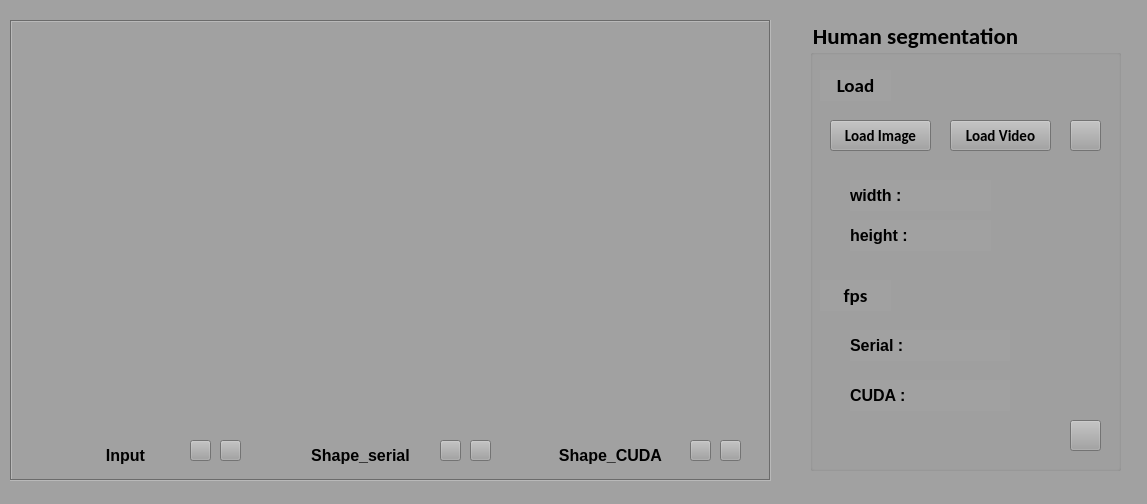
<?xml version="1.0" encoding="UTF-8"?>
<ui version="4.0">
 <class>HumanSegmentation1Class</class>
 <widget class="QMainWindow" name="HumanSegmentation1Class">
  <property name="geometry">
   <rect>
    <x>0</x>
    <y>0</y>
    <width>1147</width>
    <height>504</height>
   </rect>
  </property>
  <property name="windowTitle">
   <string>HumanSegmentation1</string>
  </property>
  <property name="styleSheet">
   <string notr="true">background-color: rgb(161, 161, 161);</string>
  </property>
  <widget class="QWidget" name="centralWidget">
   <widget class="QLabel" name="label_input">
    <property name="geometry">
     <rect>
      <x>30</x>
      <y>40</y>
      <width>216</width>
      <height>384</height>
     </rect>
    </property>
    <property name="styleSheet">
     <string notr="true">background-color: rgb(161, 161, 161);</string>
    </property>
    <property name="text">
     <string/>
    </property>
    <property name="alignment">
     <set>Qt::AlignCenter</set>
    </property>
   </widget>
   <widget class="QGroupBox" name="groupBox">
    <property name="geometry">
     <rect>
      <x>810</x>
      <y>20</y>
      <width>311</width>
      <height>451</height>
     </rect>
    </property>
    <property name="font">
     <font>
      <family>Calibri</family>
      <pointsize>17</pointsize>
      <weight>75</weight>
      <bold>true</bold>
     </font>
    </property>
    <property name="title">
     <string>Human segmentation</string>
    </property>
    <widget class="QLabel" name="label_9">
     <property name="geometry">
      <rect>
       <x>10</x>
       <y>50</y>
       <width>71</width>
       <height>31</height>
      </rect>
     </property>
     <property name="font">
      <font>
       <family>Calibri</family>
       <pointsize>12</pointsize>
       <weight>50</weight>
       <bold>false</bold>
      </font>
     </property>
     <property name="text">
      <string>&lt;html&gt;&lt;head/&gt;&lt;body&gt;&lt;p align=&quot;center&quot;&gt;&lt;span style=&quot; font-size:14pt; font-weight:600;&quot;&gt;Load&lt;/span&gt;&lt;/p&gt;&lt;/body&gt;&lt;/html&gt;</string>
     </property>
    </widget>
    <widget class="QLabel" name="label_ser_2">
     <property name="geometry">
      <rect>
       <x>40</x>
       <y>160</y>
       <width>101</width>
       <height>31</height>
      </rect>
     </property>
     <property name="layoutDirection">
      <enum>Qt::RightToLeft</enum>
     </property>
     <property name="text">
      <string>&lt;html&gt;&lt;head/&gt;&lt;body&gt;&lt;p&gt;&lt;span style=&quot; font-size:12pt; font-weight:600;&quot;&gt;width  :&lt;/span&gt;&lt;/p&gt;&lt;/body&gt;&lt;/html&gt;</string>
     </property>
    </widget>
    <widget class="QLabel" name="label_ser_3">
     <property name="geometry">
      <rect>
       <x>40</x>
       <y>200</y>
       <width>101</width>
       <height>31</height>
      </rect>
     </property>
     <property name="text">
      <string>&lt;html&gt;&lt;head/&gt;&lt;body&gt;&lt;p&gt;&lt;span style=&quot; font-size:12pt; font-weight:600;&quot;&gt;height :&lt;/span&gt;&lt;/p&gt;&lt;/body&gt;&lt;/html&gt;</string>
     </property>
    </widget>
    <widget class="QPushButton" name="pushButton_info">
     <property name="geometry">
      <rect>
       <x>260</x>
       <y>400</y>
       <width>31</width>
       <height>31</height>
      </rect>
     </property>
     <property name="font">
      <font>
       <pointsize>11</pointsize>
       <weight>75</weight>
       <bold>true</bold>
      </font>
     </property>
     <property name="text">
      <string/>
     </property>
    </widget>
    <widget class="QTextBrowser" name="textBrowser_h">
     <property name="geometry">
      <rect>
       <x>130</x>
       <y>200</y>
       <width>51</width>
       <height>31</height>
      </rect>
     </property>
     <property name="font">
      <font>
       <pointsize>12</pointsize>
       <weight>75</weight>
       <bold>true</bold>
      </font>
     </property>
     <property name="layoutDirection">
      <enum>Qt::RightToLeft</enum>
     </property>
     <property name="frameShape">
      <enum>QFrame::NoFrame</enum>
     </property>
    </widget>
    <widget class="QTextBrowser" name="textBrowser_w">
     <property name="geometry">
      <rect>
       <x>130</x>
       <y>160</y>
       <width>51</width>
       <height>31</height>
      </rect>
     </property>
     <property name="font">
      <font>
       <pointsize>12</pointsize>
       <weight>75</weight>
       <bold>true</bold>
      </font>
     </property>
     <property name="layoutDirection">
      <enum>Qt::RightToLeft</enum>
     </property>
     <property name="frameShape">
      <enum>QFrame::NoFrame</enum>
     </property>
     <property name="lineWidth">
      <number>0</number>
     </property>
    </widget>
    <widget class="QPushButton" name="pushButton">
     <property name="geometry">
      <rect>
       <x>20</x>
       <y>100</y>
       <width>101</width>
       <height>31</height>
      </rect>
     </property>
     <property name="font">
      <font>
       <family>Calibri</family>
       <pointsize>11</pointsize>
       <weight>75</weight>
       <bold>true</bold>
      </font>
     </property>
     <property name="text">
      <string>Load Image</string>
     </property>
    </widget>
    <widget class="QPushButton" name="pushButton_2">
     <property name="geometry">
      <rect>
       <x>140</x>
       <y>100</y>
       <width>101</width>
       <height>31</height>
      </rect>
     </property>
     <property name="font">
      <font>
       <family>Calibri</family>
       <pointsize>11</pointsize>
       <weight>75</weight>
       <bold>true</bold>
      </font>
     </property>
     <property name="text">
      <string>Load Video</string>
     </property>
    </widget>
    <widget class="QPushButton" name="pause">
     <property name="geometry">
      <rect>
       <x>260</x>
       <y>100</y>
       <width>31</width>
       <height>31</height>
      </rect>
     </property>
     <property name="text">
      <string/>
     </property>
    </widget>
    <widget class="QLabel" name="label_10">
     <property name="geometry">
      <rect>
       <x>10</x>
       <y>260</y>
       <width>71</width>
       <height>31</height>
      </rect>
     </property>
     <property name="font">
      <font>
       <family>Calibri</family>
       <pointsize>12</pointsize>
       <weight>50</weight>
       <bold>false</bold>
      </font>
     </property>
     <property name="text">
      <string>&lt;html&gt;&lt;head/&gt;&lt;body&gt;&lt;p align=&quot;center&quot;&gt;&lt;span style=&quot; font-size:14pt; font-weight:600;&quot;&gt;fps&lt;/span&gt;&lt;/p&gt;&lt;/body&gt;&lt;/html&gt;</string>
     </property>
    </widget>
    <widget class="QTextBrowser" name="textBrowser_fps_s">
     <property name="geometry">
      <rect>
       <x>130</x>
       <y>310</y>
       <width>70</width>
       <height>31</height>
      </rect>
     </property>
     <property name="font">
      <font>
       <family>Calibri</family>
       <pointsize>12</pointsize>
       <weight>50</weight>
       <bold>false</bold>
      </font>
     </property>
     <property name="layoutDirection">
      <enum>Qt::RightToLeft</enum>
     </property>
     <property name="frameShape">
      <enum>QFrame::NoFrame</enum>
     </property>
     <property name="lineWidth">
      <number>0</number>
     </property>
    </widget>
    <widget class="QTextBrowser" name="textBrowser_fps_c">
     <property name="geometry">
      <rect>
       <x>130</x>
       <y>360</y>
       <width>70</width>
       <height>31</height>
      </rect>
     </property>
     <property name="font">
      <font>
       <family>Calibri</family>
       <pointsize>12</pointsize>
       <weight>50</weight>
       <bold>false</bold>
      </font>
     </property>
     <property name="layoutDirection">
      <enum>Qt::RightToLeft</enum>
     </property>
     <property name="frameShape">
      <enum>QFrame::NoFrame</enum>
     </property>
     <property name="lineWidth">
      <number>0</number>
     </property>
    </widget>
    <widget class="QLabel" name="label_ser_6">
     <property name="geometry">
      <rect>
       <x>40</x>
       <y>310</y>
       <width>101</width>
       <height>31</height>
      </rect>
     </property>
     <property name="layoutDirection">
      <enum>Qt::RightToLeft</enum>
     </property>
     <property name="text">
      <string>&lt;html&gt;&lt;head/&gt;&lt;body&gt;&lt;p&gt;&lt;span style=&quot; font-size:12pt; font-weight:600;&quot;&gt;Serial :&lt;/span&gt;&lt;/p&gt;&lt;/body&gt;&lt;/html&gt;</string>
     </property>
    </widget>
    <widget class="QLabel" name="label_ser_4">
     <property name="geometry">
      <rect>
       <x>40</x>
       <y>360</y>
       <width>101</width>
       <height>31</height>
      </rect>
     </property>
     <property name="text">
      <string>&lt;html&gt;&lt;head/&gt;&lt;body&gt;&lt;p&gt;&lt;span style=&quot; font-size:12pt; font-weight:600;&quot;&gt;CUDA :&lt;/span&gt;&lt;/p&gt;&lt;/body&gt;&lt;/html&gt;</string>
     </property>
    </widget>
    <zorder>label_9</zorder>
    <zorder>label_ser_2</zorder>
    <zorder>label_ser_3</zorder>
    <zorder>pushButton_info</zorder>
    <zorder>textBrowser_h</zorder>
    <zorder>textBrowser_w</zorder>
    <zorder>pushButton</zorder>
    <zorder>pushButton_2</zorder>
    <zorder>pause</zorder>
    <zorder>label_10</zorder>
    <zorder>label_ser_6</zorder>
    <zorder>textBrowser_fps_s</zorder>
    <zorder>label_ser_4</zorder>
    <zorder>textBrowser_fps_c</zorder>
   </widget>
   <widget class="QPushButton" name="shape_sz">
    <property name="geometry">
     <rect>
      <x>440</x>
      <y>440</y>
      <width>21</width>
      <height>21</height>
     </rect>
    </property>
    <property name="text">
     <string/>
    </property>
   </widget>
   <widget class="QPushButton" name="input_z">
    <property name="geometry">
     <rect>
      <x>190</x>
      <y>440</y>
      <width>21</width>
      <height>21</height>
     </rect>
    </property>
    <property name="text">
     <string/>
    </property>
   </widget>
   <widget class="QPushButton" name="input_save">
    <property name="geometry">
     <rect>
      <x>220</x>
      <y>440</y>
      <width>21</width>
      <height>21</height>
     </rect>
    </property>
    <property name="text">
     <string/>
    </property>
   </widget>
   <widget class="QPushButton" name="shape_saveserial">
    <property name="geometry">
     <rect>
      <x>470</x>
      <y>440</y>
      <width>21</width>
      <height>21</height>
     </rect>
    </property>
    <property name="text">
     <string/>
    </property>
   </widget>
   <widget class="QLabel" name="label_shapeserial">
    <property name="geometry">
     <rect>
      <x>280</x>
      <y>40</y>
      <width>216</width>
      <height>384</height>
     </rect>
    </property>
    <property name="styleSheet">
     <string notr="true">background-color: rgb(161, 161, 161);</string>
    </property>
    <property name="text">
     <string/>
    </property>
    <property name="alignment">
     <set>Qt::AlignCenter</set>
    </property>
   </widget>
   <widget class="QLabel" name="label">
    <property name="geometry">
     <rect>
      <x>90</x>
      <y>440</y>
      <width>71</width>
      <height>31</height>
     </rect>
    </property>
    <property name="text">
     <string>&lt;html&gt;&lt;head/&gt;&lt;body&gt;&lt;p align=&quot;center&quot;&gt;&lt;span style=&quot; font-size:12pt; font-weight:600;&quot;&gt;Input&lt;/span&gt;&lt;/p&gt;&lt;/body&gt;&lt;/html&gt;</string>
    </property>
   </widget>
   <widget class="QLabel" name="label_3">
    <property name="geometry">
     <rect>
      <x>300</x>
      <y>440</y>
      <width>121</width>
      <height>31</height>
     </rect>
    </property>
    <property name="text">
     <string>&lt;html&gt;&lt;head/&gt;&lt;body&gt;&lt;p align=&quot;center&quot;&gt;&lt;span style=&quot; font-size:12pt; font-weight:600;&quot;&gt;Shape_serial&lt;/span&gt;&lt;/p&gt;&lt;/body&gt;&lt;/html&gt;</string>
    </property>
   </widget>
   <widget class="QLabel" name="label_shapeCUDA">
    <property name="geometry">
     <rect>
      <x>530</x>
      <y>40</y>
      <width>216</width>
      <height>384</height>
     </rect>
    </property>
    <property name="styleSheet">
     <string notr="true">background-color: rgb(161, 161, 161);</string>
    </property>
    <property name="text">
     <string/>
    </property>
    <property name="alignment">
     <set>Qt::AlignCenter</set>
    </property>
   </widget>
   <widget class="QPushButton" name="shape_saveCUDA">
    <property name="geometry">
     <rect>
      <x>720</x>
      <y>440</y>
      <width>21</width>
      <height>21</height>
     </rect>
    </property>
    <property name="text">
     <string/>
    </property>
   </widget>
   <widget class="QLabel" name="label_4">
    <property name="geometry">
     <rect>
      <x>550</x>
      <y>440</y>
      <width>121</width>
      <height>31</height>
     </rect>
    </property>
    <property name="text">
     <string>&lt;html&gt;&lt;head/&gt;&lt;body&gt;&lt;p align=&quot;center&quot;&gt;&lt;span style=&quot; font-size:12pt; font-weight:600;&quot;&gt;Shape_CUDA&lt;/span&gt;&lt;/p&gt;&lt;/body&gt;&lt;/html&gt;</string>
    </property>
   </widget>
   <widget class="QPushButton" name="shape_cz">
    <property name="geometry">
     <rect>
      <x>690</x>
      <y>440</y>
      <width>21</width>
      <height>21</height>
     </rect>
    </property>
    <property name="text">
     <string/>
    </property>
   </widget>
   <widget class="QLabel" name="label_2">
    <property name="geometry">
     <rect>
      <x>10</x>
      <y>20</y>
      <width>761</width>
      <height>461</height>
     </rect>
    </property>
    <property name="styleSheet">
     <string notr="true">background-color: rgb(161, 161, 161);</string>
    </property>
    <property name="frameShape">
     <enum>QFrame::Box</enum>
    </property>
    <property name="frameShadow">
     <enum>QFrame::Sunken</enum>
    </property>
    <property name="text">
     <string/>
    </property>
   </widget>
   <zorder>label_2</zorder>
   <zorder>label_input</zorder>
   <zorder>groupBox</zorder>
   <zorder>shape_sz</zorder>
   <zorder>input_z</zorder>
   <zorder>input_save</zorder>
   <zorder>shape_saveserial</zorder>
   <zorder>label_shapeserial</zorder>
   <zorder>label</zorder>
   <zorder>label_3</zorder>
   <zorder>label_shapeCUDA</zorder>
   <zorder>shape_saveCUDA</zorder>
   <zorder>label_4</zorder>
   <zorder>shape_cz</zorder>
  </widget>
  <widget class="QStatusBar" name="statusBar"/>
 </widget>
 <layoutdefault spacing="6" margin="11"/>
 <resources>
  <include location="HumanSegmentation1.qrc"/>
 </resources>
 <connections>
  <connection>
   <sender>pushButton</sender>
   <signal>clicked()</signal>
   <receiver>HumanSegmentation1Class</receiver>
   <slot>LoadSource()</slot>
   <hints>
    <hint type="sourcelabel">
     <x>552</x>
     <y>134</y>
    </hint>
    <hint type="destinationlabel">
     <x>466</x>
     <y>22</y>
    </hint>
   </hints>
  </connection>
  <connection>
   <sender>pushButton_2</sender>
   <signal>clicked()</signal>
   <receiver>HumanSegmentation1Class</receiver>
   <slot>LoadSourceVideo()</slot>
   <hints>
    <hint type="sourcelabel">
     <x>588</x>
     <y>169</y>
    </hint>
    <hint type="destinationlabel">
     <x>466</x>
     <y>76</y>
    </hint>
   </hints>
  </connection>
  <connection>
   <sender>pause</sender>
   <signal>clicked()</signal>
   <receiver>HumanSegmentation1Class</receiver>
   <slot>checkpause()</slot>
   <hints>
    <hint type="sourcelabel">
     <x>650</x>
     <y>167</y>
    </hint>
    <hint type="destinationlabel">
     <x>423</x>
     <y>130</y>
    </hint>
   </hints>
  </connection>
  <connection>
   <sender>input_z</sender>
   <signal>clicked()</signal>
   <receiver>HumanSegmentation1Class</receiver>
   <slot>inputzoom()</slot>
   <hints>
    <hint type="sourcelabel">
     <x>356</x>
     <y>319</y>
    </hint>
    <hint type="destinationlabel">
     <x>267</x>
     <y>308</y>
    </hint>
   </hints>
  </connection>
  <connection>
   <sender>pushButton_info</sender>
   <signal>clicked()</signal>
   <receiver>HumanSegmentation1Class</receiver>
   <slot>show_info()</slot>
   <hints>
    <hint type="sourcelabel">
     <x>823</x>
     <y>270</y>
    </hint>
    <hint type="destinationlabel">
     <x>827</x>
     <y>318</y>
    </hint>
   </hints>
  </connection>
  <connection>
   <sender>shape_sz</sender>
   <signal>clicked()</signal>
   <receiver>HumanSegmentation1Class</receiver>
   <slot>shapezoom_s()</slot>
   <hints>
    <hint type="sourcelabel">
     <x>762</x>
     <y>617</y>
    </hint>
    <hint type="destinationlabel">
     <x>730</x>
     <y>622</y>
    </hint>
   </hints>
  </connection>
  <connection>
   <sender>shape_cz</sender>
   <signal>clicked()</signal>
   <receiver>HumanSegmentation1Class</receiver>
   <slot>shapezoom_c()</slot>
   <hints>
    <hint type="sourcelabel">
     <x>1161</x>
     <y>619</y>
    </hint>
    <hint type="destinationlabel">
     <x>1091</x>
     <y>619</y>
    </hint>
   </hints>
  </connection>
  <connection>
   <sender>input_save</sender>
   <signal>clicked()</signal>
   <receiver>HumanSegmentation1Class</receiver>
   <slot>save_input()</slot>
   <hints>
    <hint type="sourcelabel">
     <x>227</x>
     <y>452</y>
    </hint>
    <hint type="destinationlabel">
     <x>786</x>
     <y>310</y>
    </hint>
   </hints>
  </connection>
  <connection>
   <sender>shape_saveserial</sender>
   <signal>clicked()</signal>
   <receiver>HumanSegmentation1Class</receiver>
   <slot>save_serial()</slot>
   <hints>
    <hint type="sourcelabel">
     <x>483</x>
     <y>454</y>
    </hint>
    <hint type="destinationlabel">
     <x>785</x>
     <y>404</y>
    </hint>
   </hints>
  </connection>
  <connection>
   <sender>shape_saveCUDA</sender>
   <signal>clicked()</signal>
   <receiver>HumanSegmentation1Class</receiver>
   <slot>save_cuda()</slot>
   <hints>
    <hint type="sourcelabel">
     <x>738</x>
     <y>455</y>
    </hint>
    <hint type="destinationlabel">
     <x>784</x>
     <y>461</y>
    </hint>
   </hints>
  </connection>
  <connection>
   <sender>pushButton_2</sender>
   <signal>clicked()</signal>
   <receiver>HumanSegmentation1Class</receiver>
   <slot>Hsegmentation_CUDA()</slot>
   <hints>
    <hint type="sourcelabel">
     <x>976</x>
     <y>133</y>
    </hint>
    <hint type="destinationlabel">
     <x>787</x>
     <y>172</y>
    </hint>
   </hints>
  </connection>
 </connections>
 <slots>
  <slot>LoadSource()</slot>
  <slot>LoadSourceVideo()</slot>
  <slot>ShowVideo()</slot>
  <slot>inputzoom()</slot>
  <slot>jointzoom()</slot>
  <slot>show_info()</slot>
  <slot>checkplay()</slot>
  <slot>shapezoom_s()</slot>
  <slot>shapezoom_c()</slot>
  <slot>save_input()</slot>
  <slot>save_serial()</slot>
  <slot>save_cuda()</slot>
  <slot>Hsegmentation_CUDA()</slot>
 </slots>
</ui>
